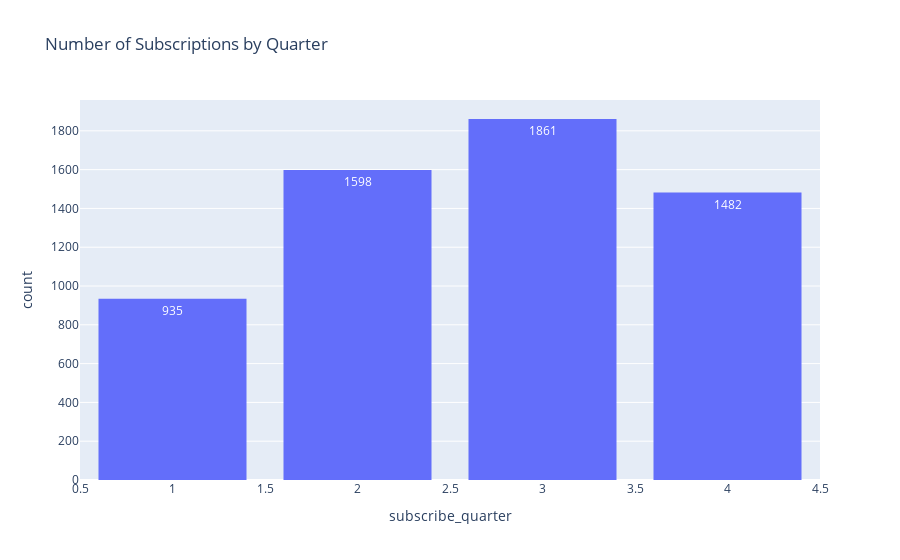

Source (notebook cell):
### Code cell
px.histogram(
    df_customers_with_programs,
    x='subscribe_quarter',
    title='Number of Subscriptions by Quarter',
    text_auto=True,
).update_layout(bargap=0.2)

### Figure 1 — Plotly figure (JSON) as saved in the notebook; plotly's stock layout.template omitted (floating-point values rounded to 4 significant figures; data arrays with more than 128 entries replaced by an {"elided": "..."} marker saying what was removed)
{"data": [{"bingroup": "x", "hovertemplate": "subscribe_quarter=%{x}<br>count=%{y}<extra></extra>", "legendgroup": "", "marker": {"color": "#636efa", "pattern": {"shape": ""}}, "name": "", "orientation": "v", "showlegend": false, "texttemplate": "%{value}", "type": "histogram", "x": {"elided": "5876 int values"}, "xaxis": "x", "yaxis": "y"}], "layout": {"bargap": 0.2, "barmode": "relative", "legend": {"tracegroupgap": 0}, "title": {"text": "Number of Subscriptions by Quarter"}, "xaxis": {"anchor": "y", "domain": [0, 1], "title": {"text": "subscribe_quarter"}}, "yaxis": {"anchor": "x", "domain": [0, 1], "title": {"text": "count"}}}}
